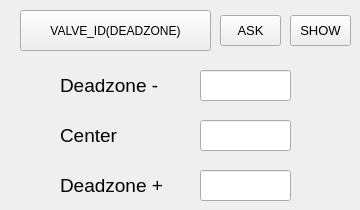
   <widget class="QWidget" name="tab_8">
    <attribute name="title">
     <string>DeadZone</string>
    </attribute>
    <widget class="QPushButton" name="BTN_VALVE_ID_DEADZONE">
     <property name="geometry">
      <rect>
       <x>20</x>
       <y>10</y>
       <width>191</width>
       <height>41</height>
      </rect>
     </property>
     <property name="text">
      <string>VALVE_ID(DEADZONE)</string>
     </property>
    </widget>
    <widget class="QLineEdit" name="LE_VALVE_DEADZONE_MINUS">
     <property name="geometry">
      <rect>
       <x>200</x>
       <y>70</y>
       <width>91</width>
       <height>31</height>
      </rect>
     </property>
     <property name="font">
      <font>
       <pointsize>7</pointsize>
      </font>
     </property>
    </widget>
    <widget class="QLineEdit" name="LE_VALVE_DEADZONE_PLUS">
     <property name="geometry">
      <rect>
       <x>200</x>
       <y>170</y>
       <width>91</width>
       <height>31</height>
      </rect>
     </property>
     <property name="font">
      <font>
       <pointsize>7</pointsize>
      </font>
     </property>
    </widget>
    <widget class="QLineEdit" name="LE_VALVE_DEADZONE_CENTER">
     <property name="geometry">
      <rect>
       <x>200</x>
       <y>120</y>
       <width>91</width>
       <height>31</height>
      </rect>
     </property>
     <property name="font">
      <font>
       <pointsize>7</pointsize>
      </font>
     </property>
    </widget>
    <widget class="QPushButton" name="BTN_SHOW_DEADZONE">
     <property name="enabled">
      <bool>true</bool>
     </property>
     <property name="geometry">
      <rect>
       <x>290</x>
       <y>15</y>
       <width>61</width>
       <height>31</height>
      </rect>
     </property>
     <property name="font">
      <font>
       <pointsize>10</pointsize>
      </font>
     </property>
     <property name="text">
      <string>SHOW</string>
     </property>
    </widget>
    <widget class="QLabel" name="label_43">
     <property name="geometry">
      <rect>
       <x>60</x>
       <y>70</y>
       <width>121</width>
       <height>31</height>
      </rect>
     </property>
     <property name="font">
      <font>
       <pointsize>14</pointsize>
      </font>
     </property>
     <property name="text">
      <string>Deadzone -</string>
     </property>
    </widget>
    <widget class="QLabel" name="label_44">
     <property name="geometry">
      <rect>
       <x>60</x>
       <y>120</y>
       <width>121</width>
       <height>31</height>
      </rect>
     </property>
     <property name="font">
      <font>
       <pointsize>14</pointsize>
      </font>
     </property>
     <property name="text">
      <string>Center</string>
     </property>
    </widget>
    <widget class="QLabel" name="label_45">
     <property name="geometry">
      <rect>
       <x>60</x>
       <y>170</y>
       <width>131</width>
       <height>31</height>
      </rect>
     </property>
     <property name="font">
      <font>
       <pointsize>14</pointsize>
      </font>
     </property>
     <property name="text">
      <string>Deadzone +</string>
     </property>
    </widget>
    <widget class="QPushButton" name="BTN_ASK_DEADZONE">
     <property name="enabled">
      <bool>true</bool>
     </property>
     <property name="geometry">
      <rect>
       <x>220</x>
       <y>15</y>
       <width>61</width>
       <height>31</height>
      </rect>
     </property>
     <property name="font">
      <font>
       <pointsize>10</pointsize>
      </font>
     </property>
     <property name="text">
      <string>ASK</string>
     </property>
    </widget>
   </widget>
